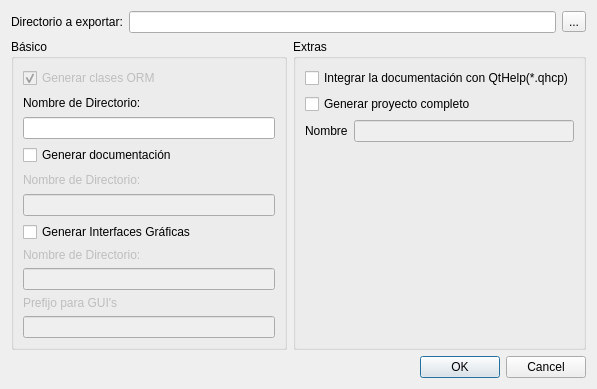
<?xml version="1.0" encoding="UTF-8"?>
<ui version="4.0">
 <class>PropertiesDialog</class>
 <widget class="QDialog" name="PropertiesDialog">
  <property name="geometry">
   <rect>
    <x>0</x>
    <y>0</y>
    <width>597</width>
    <height>389</height>
   </rect>
  </property>
  <property name="windowTitle">
   <string>Propiedades de exportación</string>
  </property>
  <layout class="QVBoxLayout" name="verticalLayout_7">
   <item>
    <layout class="QHBoxLayout" name="horizontalLayout">
     <item>
      <widget class="QLabel" name="label">
       <property name="text">
        <string>Directorio a exportar:</string>
       </property>
      </widget>
     </item>
     <item>
      <widget class="QLineEdit" name="leDirectorio">
       <property name="readOnly">
        <bool>true</bool>
       </property>
      </widget>
     </item>
     <item>
      <widget class="QToolButton" name="toolButton">
       <property name="text">
        <string>...</string>
       </property>
      </widget>
     </item>
    </layout>
   </item>
   <item>
    <layout class="QHBoxLayout" name="horizontalLayout_2">
     <item>
      <widget class="QGroupBox" name="groupBox">
       <property name="title">
        <string>Básico</string>
       </property>
       <layout class="QVBoxLayout" name="verticalLayout_6">
        <item>
         <widget class="QCheckBox" name="chkORM">
          <property name="enabled">
           <bool>false</bool>
          </property>
          <property name="text">
           <string>Generar clases ORM</string>
          </property>
          <property name="checked">
           <bool>true</bool>
          </property>
         </widget>
        </item>
        <item>
         <layout class="QVBoxLayout" name="verticalLayout_3">
          <item>
           <widget class="QLabel" name="label_4">
            <property name="text">
             <string>Nombre de Directorio:</string>
            </property>
           </widget>
          </item>
          <item>
           <widget class="QLineEdit" name="leORM"/>
          </item>
         </layout>
        </item>
        <item>
         <widget class="QCheckBox" name="chkDoc">
          <property name="text">
           <string>Generar documentación</string>
          </property>
         </widget>
        </item>
        <item>
         <layout class="QVBoxLayout" name="verticalLayout">
          <item>
           <widget class="QLabel" name="label_2">
            <property name="enabled">
             <bool>false</bool>
            </property>
            <property name="text">
             <string>Nombre de Directorio:</string>
            </property>
           </widget>
          </item>
          <item>
           <widget class="QLineEdit" name="leDoc">
            <property name="enabled">
             <bool>false</bool>
            </property>
           </widget>
          </item>
         </layout>
        </item>
        <item>
         <widget class="QCheckBox" name="chkIG">
          <property name="text">
           <string>Generar Interfaces Gráficas</string>
          </property>
          <property name="checked">
           <bool>false</bool>
          </property>
         </widget>
        </item>
        <item>
         <layout class="QVBoxLayout" name="verticalLayout_2">
          <item>
           <widget class="QLabel" name="label_3">
            <property name="enabled">
             <bool>false</bool>
            </property>
            <property name="text">
             <string>Nombre de Directorio:</string>
            </property>
           </widget>
          </item>
          <item>
           <widget class="QLineEdit" name="leIG">
            <property name="enabled">
             <bool>false</bool>
            </property>
           </widget>
          </item>
          <item>
           <widget class="QLabel" name="label_7">
            <property name="enabled">
             <bool>false</bool>
            </property>
            <property name="text">
             <string>Prefijo para GUI's</string>
            </property>
           </widget>
          </item>
          <item>
           <widget class="QLineEdit" name="lePrefijo">
            <property name="enabled">
             <bool>false</bool>
            </property>
           </widget>
          </item>
         </layout>
        </item>
       </layout>
      </widget>
     </item>
     <item>
      <widget class="QGroupBox" name="groupBox_2">
       <property name="title">
        <string>Extras</string>
       </property>
       <layout class="QVBoxLayout" name="verticalLayout_8">
        <item>
         <widget class="QCheckBox" name="chkIntegrar">
          <property name="text">
           <string>Integrar la documentación con QtHelp(*.qhcp)</string>
          </property>
         </widget>
        </item>
        <item>
         <widget class="QCheckBox" name="chkFull">
          <property name="text">
           <string>Generar proyecto completo</string>
          </property>
         </widget>
        </item>
        <item>
         <layout class="QHBoxLayout" name="horizontalLayout_3">
          <item>
           <widget class="QLabel" name="label_5">
            <property name="text">
             <string>Nombre</string>
            </property>
           </widget>
          </item>
          <item>
           <widget class="QLineEdit" name="leTarget">
            <property name="enabled">
             <bool>false</bool>
            </property>
           </widget>
          </item>
         </layout>
        </item>
        <item>
         <spacer name="verticalSpacer">
          <property name="orientation">
           <enum>Qt::Vertical</enum>
          </property>
          <property name="sizeHint" stdset="0">
           <size>
            <width>20</width>
            <height>40</height>
           </size>
          </property>
         </spacer>
        </item>
       </layout>
      </widget>
     </item>
    </layout>
   </item>
   <item>
    <widget class="QDialogButtonBox" name="buttonBox">
     <property name="orientation">
      <enum>Qt::Horizontal</enum>
     </property>
     <property name="standardButtons">
      <set>QDialogButtonBox::Cancel|QDialogButtonBox::Ok</set>
     </property>
    </widget>
   </item>
  </layout>
 </widget>
 <resources/>
 <connections>
  <connection>
   <sender>buttonBox</sender>
   <signal>rejected()</signal>
   <receiver>PropertiesDialog</receiver>
   <slot>reject()</slot>
   <hints>
    <hint type="sourcelabel">
     <x>216</x>
     <y>371</y>
    </hint>
    <hint type="destinationlabel">
     <x>286</x>
     <y>274</y>
    </hint>
   </hints>
  </connection>
  <connection>
   <sender>chkDoc</sender>
   <signal>toggled(bool)</signal>
   <receiver>leDoc</receiver>
   <slot>setEnabled(bool)</slot>
   <hints>
    <hint type="sourcelabel">
     <x>127</x>
     <y>158</y>
    </hint>
    <hint type="destinationlabel">
     <x>144</x>
     <y>215</y>
    </hint>
   </hints>
  </connection>
  <connection>
   <sender>chkDoc</sender>
   <signal>toggled(bool)</signal>
   <receiver>label_2</receiver>
   <slot>setEnabled(bool)</slot>
   <hints>
    <hint type="sourcelabel">
     <x>219</x>
     <y>158</y>
    </hint>
    <hint type="destinationlabel">
     <x>194</x>
     <y>189</y>
    </hint>
   </hints>
  </connection>
  <connection>
   <sender>chkORM</sender>
   <signal>toggled(bool)</signal>
   <receiver>label_4</receiver>
   <slot>setEnabled(bool)</slot>
   <hints>
    <hint type="sourcelabel">
     <x>81</x>
     <y>77</y>
    </hint>
    <hint type="destinationlabel">
     <x>91</x>
     <y>108</y>
    </hint>
   </hints>
  </connection>
  <connection>
   <sender>chkORM</sender>
   <signal>toggled(bool)</signal>
   <receiver>leORM</receiver>
   <slot>setEnabled(bool)</slot>
   <hints>
    <hint type="sourcelabel">
     <x>61</x>
     <y>77</y>
    </hint>
    <hint type="destinationlabel">
     <x>75</x>
     <y>134</y>
    </hint>
   </hints>
  </connection>
  <connection>
   <sender>chkIG</sender>
   <signal>toggled(bool)</signal>
   <receiver>label_3</receiver>
   <slot>setEnabled(bool)</slot>
   <hints>
    <hint type="sourcelabel">
     <x>201</x>
     <y>225</y>
    </hint>
    <hint type="destinationlabel">
     <x>169</x>
     <y>251</y>
    </hint>
   </hints>
  </connection>
  <connection>
   <sender>chkIG</sender>
   <signal>toggled(bool)</signal>
   <receiver>leIG</receiver>
   <slot>setEnabled(bool)</slot>
   <hints>
    <hint type="sourcelabel">
     <x>108</x>
     <y>232</y>
    </hint>
    <hint type="destinationlabel">
     <x>109</x>
     <y>270</y>
    </hint>
   </hints>
  </connection>
  <connection>
   <sender>chkIG</sender>
   <signal>toggled(bool)</signal>
   <receiver>label_7</receiver>
   <slot>setEnabled(bool)</slot>
   <hints>
    <hint type="sourcelabel">
     <x>91</x>
     <y>223</y>
    </hint>
    <hint type="destinationlabel">
     <x>110</x>
     <y>304</y>
    </hint>
   </hints>
  </connection>
  <connection>
   <sender>chkIG</sender>
   <signal>toggled(bool)</signal>
   <receiver>lePrefijo</receiver>
   <slot>setEnabled(bool)</slot>
   <hints>
    <hint type="sourcelabel">
     <x>235</x>
     <y>239</y>
    </hint>
    <hint type="destinationlabel">
     <x>222</x>
     <y>313</y>
    </hint>
   </hints>
  </connection>
  <connection>
   <sender>chkFull</sender>
   <signal>clicked(bool)</signal>
   <receiver>leTarget</receiver>
   <slot>setEnabled(bool)</slot>
   <hints>
    <hint type="sourcelabel">
     <x>352</x>
     <y>92</y>
    </hint>
    <hint type="destinationlabel">
     <x>385</x>
     <y>123</y>
    </hint>
   </hints>
  </connection>
 </connections>
</ui>
